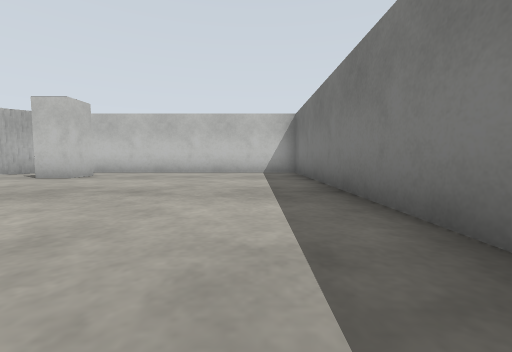
View 1 (above)

17 first-person views from a walk through a world built for the Gazebo simulator. The camera is 0.5 m above the floor, tilts 4° down and sees 90° across. The floor is counted in squares, 1 m on a side. Each view is taken from the middle of a square. On the plan, view 1 faces up. The plan holds only what a view shows up to about 9 squares ahead; the rest is blank. The place goes on beyond the plan.

View 2
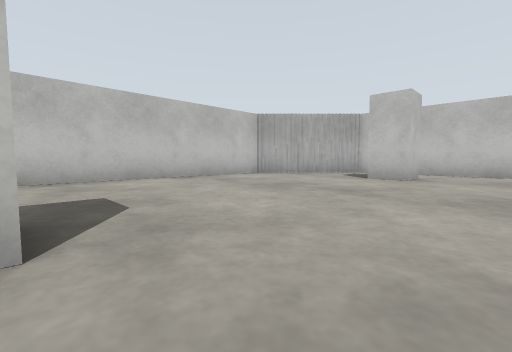

View 3
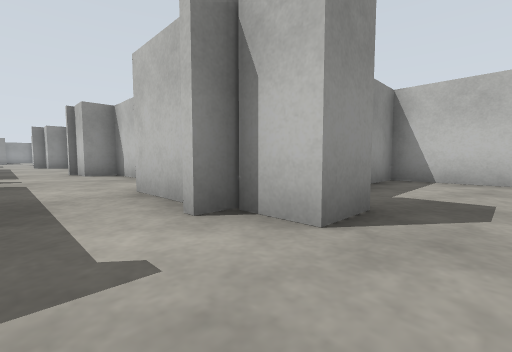

View 4
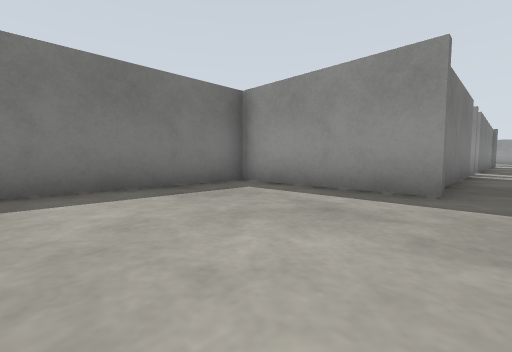

View 5
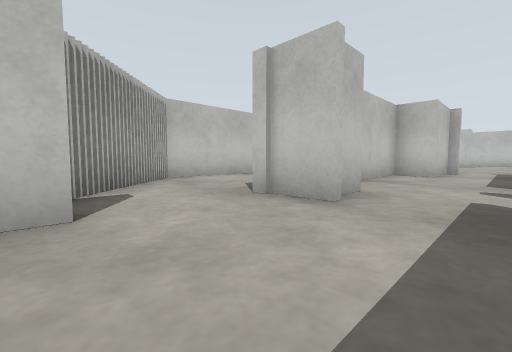

View 6
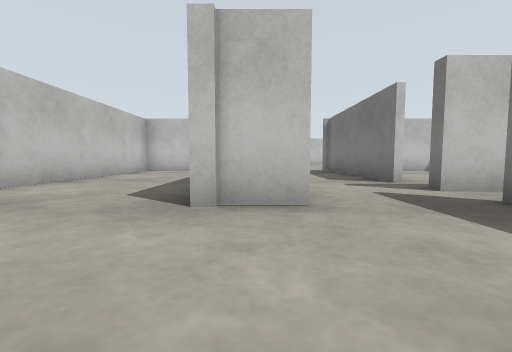

View 7
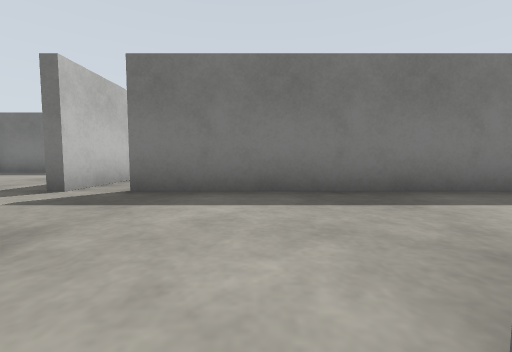

View 8
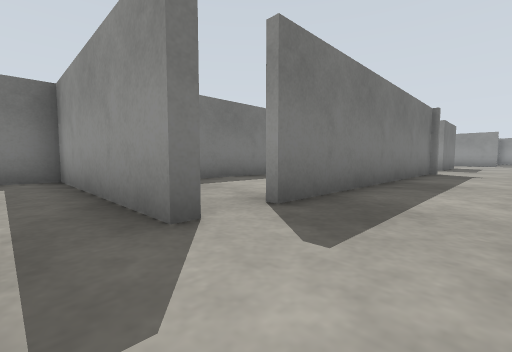

View 9
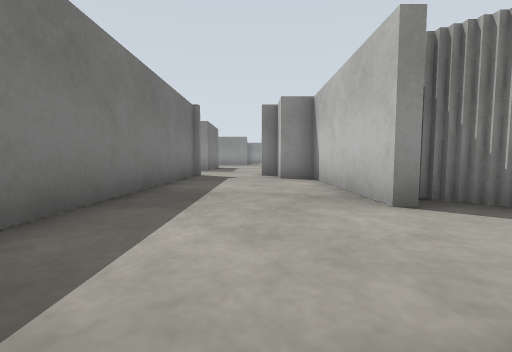

View 10
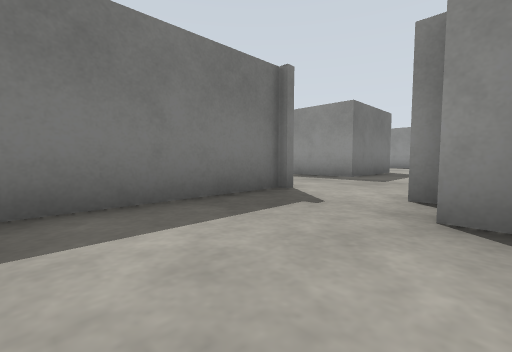

View 11
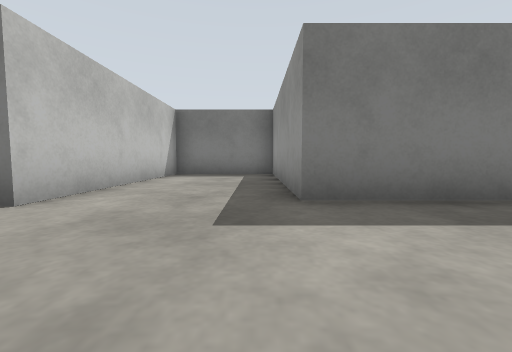

View 12
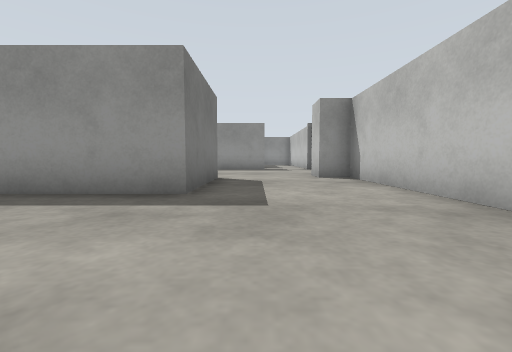

View 13
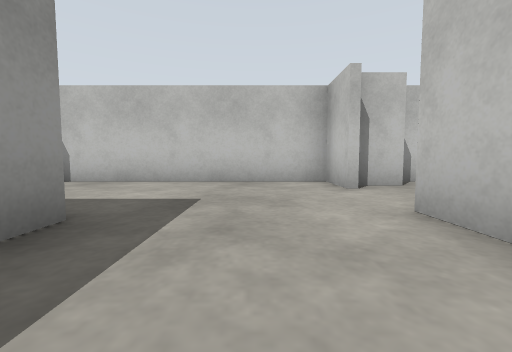

View 14
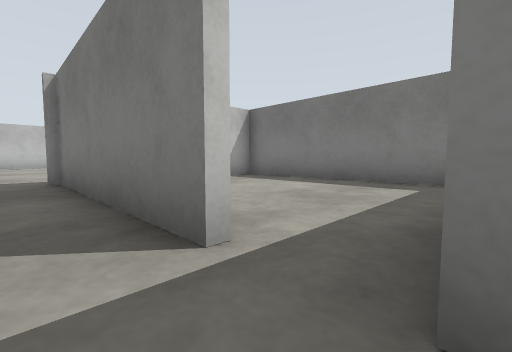

View 15
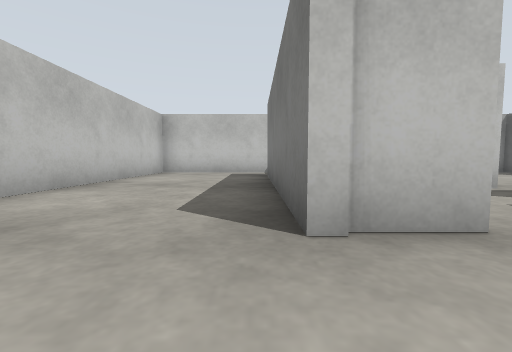

View 16
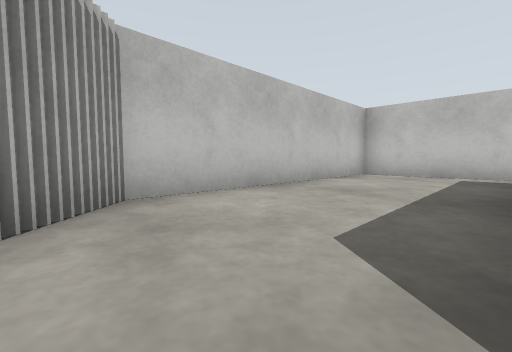

View 17
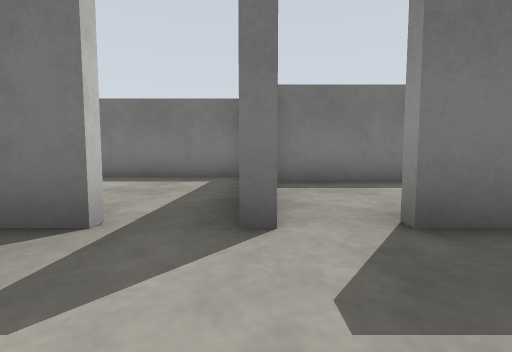

### Floor plan
Points are (right, up) in squares from view 1. A wall is a line through its corners. A room is listed if a view was taken in it or the views show most of it. See-through windows are left out.
Room 1 (views 1, 2, 3, 4, 5, 6, 7, 8, 9, 10, 12, 14, 15, 16, 17)
walls: (-4.1, -1.1) (-9.2, -1.1); (-4.4, -1) (-4.4, -3) (-5.4, -3) (-5.4, -7.1); (-2.5, -0.9) (1.3, -0.9) (1.3, 8.8) (-6.9, 8.8); (-5.6, 0.1) (-4.6, 0.1) (-4.6, -0.9) (-4.1, -0.9); (-9.2, -0.9) (-8, -0.9); (-2.2, -5.9) (-2.2, -1); (-4.6, -7.1) (-4.6, -8.3) (-5.7, -8.3) (-5.7, -3); (-4.6, 7.4) (-4.6, 6.4) (-5.5, 6.4); (-8.3, -8.6) (-8.3, -9.1); (-9.2, 6.4) (-9.2, -8.1); (-8.3, 7.4) (-8.3, 6.9); (-5.4, -10.5) (-5.4, -14.4) (-4.6, -14.4) (-4.6, -15.3) (-4.1, -15.3); (-4.1, -15.5) (-5.4, -15.5) (-5.4, -16.5); (-2.2, -15.4) (-2.2, -8.1)
ways out: opening at (-4, -15.7) to room 2; gap at (-2, -6) to room 3; gap at (-2, -8)
Room 2 (views 11, 13)
walls: (-2, -21.5) (-2, -18.5) (3, -18.5) (3, -15.5) (-2.5, -15.5); (-5.4, -16.5) (-5.4, -21.5)
ways out: opening at (-4, -15.7) to room 1
Room 3 (no view inside)
walls: (-2.2, -6.9) (2.6, -6.9) (2.6, -1.1) (1.8, -1.1)
ways out: gap at (-2, -6) to room 1

Where each view was taken, in squares from view 1:
view 1: 0 up, 0 right, facing up
view 2: 0 up, 3 left, facing up-left
view 3: 1 up, 3 left, facing down-left
view 4: 3 up, 3 left, facing down-right
view 5: 11 down, 3 left, facing up-left
view 6: 11 down, 5 left, facing up
view 7: 10 down, 6 left, facing right
view 8: 6 down, 4 left, facing down-right
view 9: 8 down, 4 left, facing down
view 10: 12 down, 5 left, facing down-right
view 11: 18 down, 5 left, facing right
view 12: 15 down, 3 left, facing down
view 13: 17 down, 0 right, facing left
view 14: 7 down, 3 left, facing up-right
view 15: 10 down, 6 left, facing up
view 16: 9 down, 6 left, facing up-left
view 17: 7 down, 4 left, facing right
